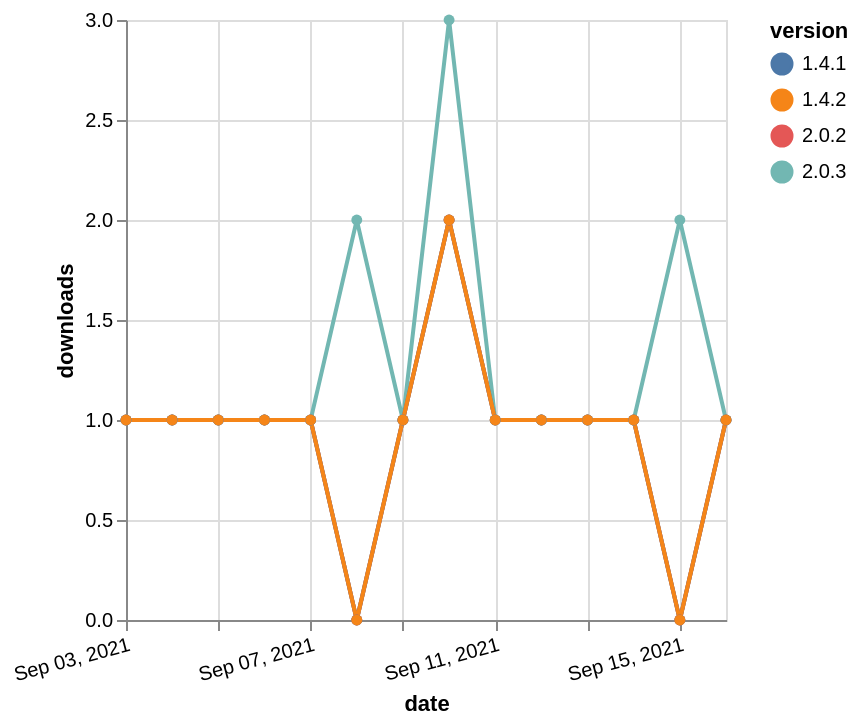

Express this chart as Vega-Lite.
### Vega-Lite specification from a JSON file in a GitHub repository (floating-point values rounded to 4 significant figures)
{"$schema": "https://vega.github.io/schema/vega-lite/v5.json", "description": "A simple bar chart with embedded data.", "data": {"values": [{"date": "2021-09-03", "total": 220, "delta": 1, "version": "2.0.2"}, {"date": "2021-09-04", "total": 221, "delta": 1, "version": "2.0.2"}, {"date": "2021-09-05", "total": 222, "delta": 1, "version": "2.0.2"}, {"date": "2021-09-06", "total": 223, "delta": 1, "version": "2.0.2"}, {"date": "2021-09-07", "total": 224, "delta": 1, "version": "2.0.2"}, {"date": "2021-09-08", "total": 224, "delta": 0, "version": "2.0.2"}, {"date": "2021-09-09", "total": 225, "delta": 1, "version": "2.0.2"}, {"date": "2021-09-10", "total": 227, "delta": 2, "version": "2.0.2"}, {"date": "2021-09-11", "total": 228, "delta": 1, "version": "2.0.2"}, {"date": "2021-09-12", "total": 229, "delta": 1, "version": "2.0.2"}, {"date": "2021-09-13", "total": 230, "delta": 1, "version": "2.0.2"}, {"date": "2021-09-14", "total": 231, "delta": 1, "version": "2.0.2"}, {"date": "2021-09-15", "total": 231, "delta": 0, "version": "2.0.2"}, {"date": "2021-09-16", "total": 232, "delta": 1, "version": "2.0.2"}, {"date": "2021-09-03", "total": 208, "delta": 1, "version": "2.0.3"}, {"date": "2021-09-04", "total": 209, "delta": 1, "version": "2.0.3"}, {"date": "2021-09-05", "total": 210, "delta": 1, "version": "2.0.3"}, {"date": "2021-09-06", "total": 211, "delta": 1, "version": "2.0.3"}, {"date": "2021-09-07", "total": 212, "delta": 1, "version": "2.0.3"}, {"date": "2021-09-08", "total": 214, "delta": 2, "version": "2.0.3"}, {"date": "2021-09-09", "total": 215, "delta": 1, "version": "2.0.3"}, {"date": "2021-09-10", "total": 218, "delta": 3, "version": "2.0.3"}, {"date": "2021-09-11", "total": 219, "delta": 1, "version": "2.0.3"}, {"date": "2021-09-12", "total": 220, "delta": 1, "version": "2.0.3"}, {"date": "2021-09-13", "total": 221, "delta": 1, "version": "2.0.3"}, {"date": "2021-09-14", "total": 222, "delta": 1, "version": "2.0.3"}, {"date": "2021-09-15", "total": 224, "delta": 2, "version": "2.0.3"}, {"date": "2021-09-16", "total": 225, "delta": 1, "version": "2.0.3"}, {"date": "2021-09-03", "total": 261, "delta": 1, "version": "1.4.1"}, {"date": "2021-09-04", "total": 262, "delta": 1, "version": "1.4.1"}, {"date": "2021-09-05", "total": 263, "delta": 1, "version": "1.4.1"}, {"date": "2021-09-06", "total": 264, "delta": 1, "version": "1.4.1"}, {"date": "2021-09-07", "total": 265, "delta": 1, "version": "1.4.1"}, {"date": "2021-09-08", "total": 265, "delta": 0, "version": "1.4.1"}, {"date": "2021-09-09", "total": 266, "delta": 1, "version": "1.4.1"}, {"date": "2021-09-10", "total": 268, "delta": 2, "version": "1.4.1"}, {"date": "2021-09-11", "total": 269, "delta": 1, "version": "1.4.1"}, {"date": "2021-09-12", "total": 270, "delta": 1, "version": "1.4.1"}, {"date": "2021-09-13", "total": 271, "delta": 1, "version": "1.4.1"}, {"date": "2021-09-14", "total": 272, "delta": 1, "version": "1.4.1"}, {"date": "2021-09-15", "total": 272, "delta": 0, "version": "1.4.1"}, {"date": "2021-09-16", "total": 273, "delta": 1, "version": "1.4.1"}, {"date": "2021-09-03", "total": 485, "delta": 1, "version": "1.4.2"}, {"date": "2021-09-04", "total": 486, "delta": 1, "version": "1.4.2"}, {"date": "2021-09-05", "total": 487, "delta": 1, "version": "1.4.2"}, {"date": "2021-09-06", "total": 488, "delta": 1, "version": "1.4.2"}, {"date": "2021-09-07", "total": 489, "delta": 1, "version": "1.4.2"}, {"date": "2021-09-08", "total": 489, "delta": 0, "version": "1.4.2"}, {"date": "2021-09-09", "total": 490, "delta": 1, "version": "1.4.2"}, {"date": "2021-09-10", "total": 492, "delta": 2, "version": "1.4.2"}, {"date": "2021-09-11", "total": 493, "delta": 1, "version": "1.4.2"}, {"date": "2021-09-12", "total": 494, "delta": 1, "version": "1.4.2"}, {"date": "2021-09-13", "total": 495, "delta": 1, "version": "1.4.2"}, {"date": "2021-09-14", "total": 496, "delta": 1, "version": "1.4.2"}, {"date": "2021-09-15", "total": 496, "delta": 0, "version": "1.4.2"}, {"date": "2021-09-16", "total": 497, "delta": 1, "version": "1.4.2"}]}, "width": "container", "mark": {"type": "line", "point": {"filled": true}}, "encoding": {"x": {"field": "date", "type": "temporal", "timeUnit": "yearmonthdate", "title": "date", "axis": {"labelAngle": -15}}, "y": {"field": "delta", "type": "quantitative", "title": "downloads"}, "color": {"field": "version", "type": "nominal"}, "tooltip": {"field": "delta"}}}
